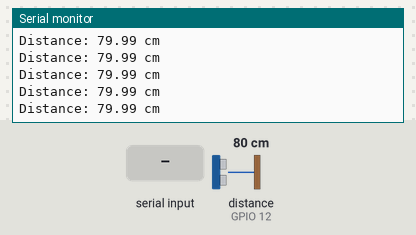
Simulated run of this program. Board: ESP32. Parts: the last lines printed to the serial monitor. Wiring (inferred from the names in the program): ultrasonic range finder: trigger GPIO 13; echo GPIO 12. The inputs (shaded band) are chosen by the test bench; at power-on: distance to the obstacle (sensor on GPIO 12) 80 cm. The echo pulse lasts 58.3 µs per cm; storage starts empty.

Above: at 2.2 s.
2.3 s: distance to the obstacle (sensor on GPIO 12) set to 2 cm
At 3.09 s:
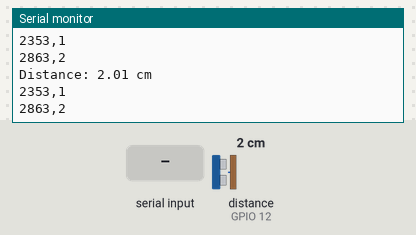
3.8 s: "RESET\n" received over Serial
At 4.18 s:
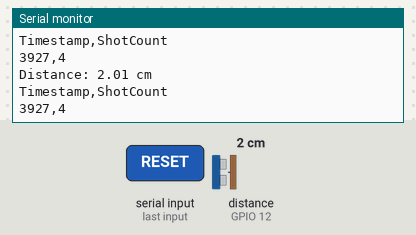
5.3 s: distance to the obstacle (sensor on GPIO 12) set to 250 cm
At 5.41 s:
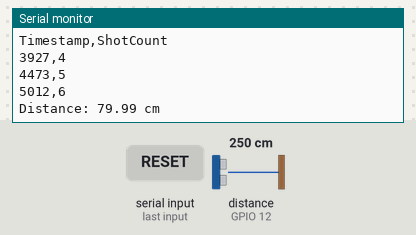
8.3 s: distance to the obstacle (sensor on GPIO 12) set to 18 cm
At 9.06 s:
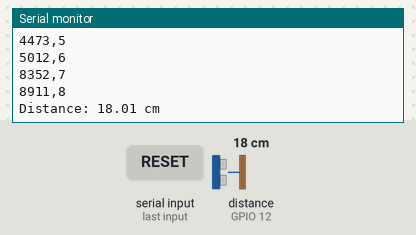
Timing chart, 0 to 11.3 s (numbered marks = the images above; inputs shaded):
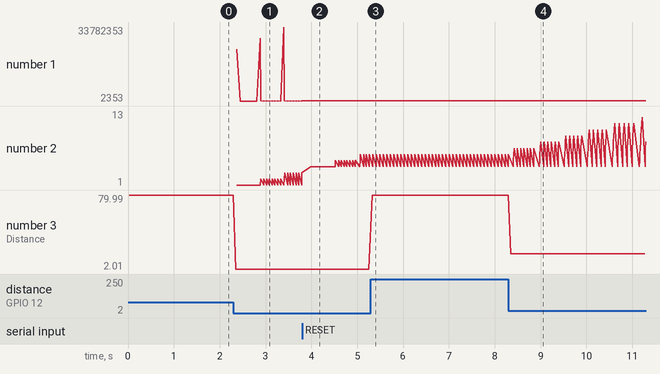

Measured:
- after the input at 2.3 s, the serial monitor: prints a new line after 0.05 s (image 1)
- after the input at 3.8 s, the serial monitor: prints a new line after 0.05 s (image 2)
- after the input at 5.3 s, the serial monitor: prints a new line at once (image 3)
- after the input at 8.3 s, the serial monitor: prints a new line after 0.05 s (image 4)
- plotted number 1: 3378 → 5012 after the input at 3.8 s, 5012 → 10498 after the input at 8.3 s
- plotted number 2: 6 → 10 after the input at 8.3 s
- plotted number 3: 79.99 → 2.01 after the input at 2.3 s, 2.01 → 79.99 after the input at 5.3 s, 79.99 → 18.01 after the input at 8.3 s

The program:

main.cpp
```cpp
#include <Arduino.h>
#include <SPIFFS.h>
#include <WiFi.h>
#include <WebServer.h>

const char *ssid = "";
const char *password = "paid4bylinkedin";
const char *FILENAME = "/shots.csv";
WebServer server(80);

// Define pins for HC-SR04
const int trigPin = 13; // Trigger pin connected to digital pin 9
const int echoPin = 12; // Echo pin connected to digital pin 10

// Variables for distance measurement
long duration;
float distance;
float baselineDistance;
const int numBaselineReadings = 10;

// Thresholds
float distanceThreshold;           // Distance indicating a ball is present
const float thresholdOffset = 1.0; // Adjust as needed

// Timing variables
unsigned long shotDetectedTime = 0;
const unsigned long debounceDelay = 500; // Time in milliseconds to prevent multiple detections

void connectWifi()
{
  WiFi.begin(ssid, password);
  Serial.print("Connecting to Wi-Fi");
  while (WiFi.status() != WL_CONNECTED)
  {
    delay(500);
    Serial.print(".");
  }
  Serial.println("\nConnected to Wi-Fi.");
  Serial.print("IP Address: ");
  Serial.println(WiFi.localIP());
}

String readFile()
{
  File file = SPIFFS.open(FILENAME, "r");
  if (!file)
  {
    server.send(500, "text/plain", "Failed to open file");
    return "";
  }

  // Read file content
  String fileContent = "";
  while (file.available())
  {
    fileContent += (char)file.read();
  }
  file.close();
  return fileContent;
}

void resetCSVFile()
{
  // Open the file in write mode to overwrite its contents
  File file = SPIFFS.open(FILENAME, FILE_WRITE);
  if (!file)
  {
    Serial.println("Failed to open file for resetting.");
    return;
  }

  // Write the CSV headers (adjust headers as needed)
  file.println("Timestamp,ShotCount");
  file.close();

  Serial.print("File reset: ");
  Serial.println(FILENAME);
}

void handleGetData()
{
  String fileContent = readFile();
  // Send the content with the appropriate header
  server.send(200, "text/csv", fileContent);
}

void recordShot()
{
  // Get current timestamp
  unsigned long timestamp = millis();

  // Read current shot count
  static uint32_t shotCount = 0;
  shotCount++;

  // Open the file in append mode
  File file = SPIFFS.open(FILENAME, FILE_APPEND);
  if (!file)
  {
    Serial.println("Failed to open file for appending");
    return;
  }

  // Write data to the file
  file.printf("%lu,%u\n", timestamp, shotCount);
  file.close();

  Serial.print("Shot recorded: ");
  Serial.print("Timestamp: ");
  Serial.print(timestamp);
  Serial.print(", ShotCount: ");
  Serial.println(shotCount);
}

void initServer()
{
  server.on("/get_data", HTTP_GET, handleGetData);

  // Start the server
  server.begin();
  Serial.println("HTTP server started.");
}

float getDistance()
{
  // Clear the trigger pin
  digitalWrite(trigPin, LOW);
  delayMicroseconds(2);

  // Set the trigger pin HIGH for 10 microseconds
  digitalWrite(trigPin, HIGH);
  delayMicroseconds(10);
  digitalWrite(trigPin, LOW);

  // Read the echo pin
  duration = pulseIn(echoPin, HIGH, 30000UL); // Timeout after 30ms (to avoid blocking)

  // Calculate distance in cm
  float dist = duration * 0.0343 / 2;

  // Check for out-of-range readings
  if (dist == 0 || dist > baselineDistance + 100)
  {
    // Invalid reading; return baseline distance
    dist = baselineDistance;
  }

  Serial.print("Distance: ");
  Serial.print(dist);
  Serial.println(" cm");

  return dist;
}

float calculateBaselineDistance()
{
  float totalDistance = 0;
  for (int i = 0; i < numBaselineReadings; i++)
  {
    totalDistance += getDistance();
    delay(100); // Short delay between readings
  }
  return totalDistance / numBaselineReadings;
}

bool detectShot(float currentDistance)
{
  // Check if the distance is less than the threshold and debounce time has passed
  if (currentDistance < distanceThreshold && (millis() - shotDetectedTime > debounceDelay))
  {
    return true;
  }
  return false;
}

void setup()
{
  // Initialize serial communication
  Serial.begin(9600);

  if (!SPIFFS.begin(true))
  {
    Serial.println("An error occurred while mounting SPIFFS");
    return;
  }

  // connectWifi();
  // initServer();

  // Initialize sensor pins
  pinMode(trigPin, OUTPUT);
  pinMode(echoPin, INPUT);

  baselineDistance = calculateBaselineDistance();
  distanceThreshold = baselineDistance - thresholdOffset;

  Serial.print("Baseline Distance: ");
  Serial.print(baselineDistance);
  Serial.println(" cm");

  Serial.print("Distance Threshold: ");
  Serial.print(distanceThreshold);
  Serial.println(" cm");
}

void loop()
{
  if (Serial.available())
  {
    String command = Serial.readStringUntil('\n');
    command.trim(); // Remove whitespace or newline characters

    if (command.equalsIgnoreCase("RESET"))
    {
      resetCSVFile();
      Serial.println("CSV file has been reset.");
    }
  }

  server.handleClient();
  distance = getDistance();

  // Check for shot detection
  if (detectShot(distance))
  {
    shotDetectedTime = millis();
    recordShot();
    Serial.println("Shot detected!");
    Serial.print(shotDetectedTime);
  }
  Serial.print(readFile());

  // Short delay before next measurement
  delay(50); // Adjust as needed
}
```
